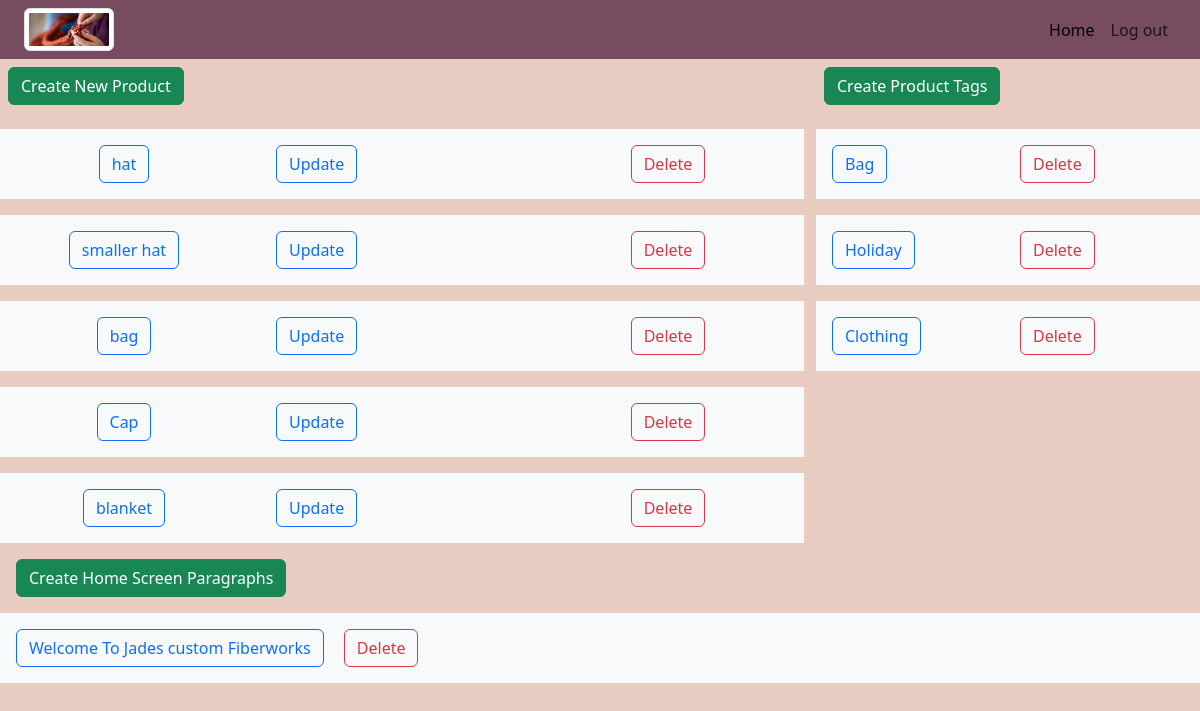
Page /dashboard/ (signed in) on the earlier database version.
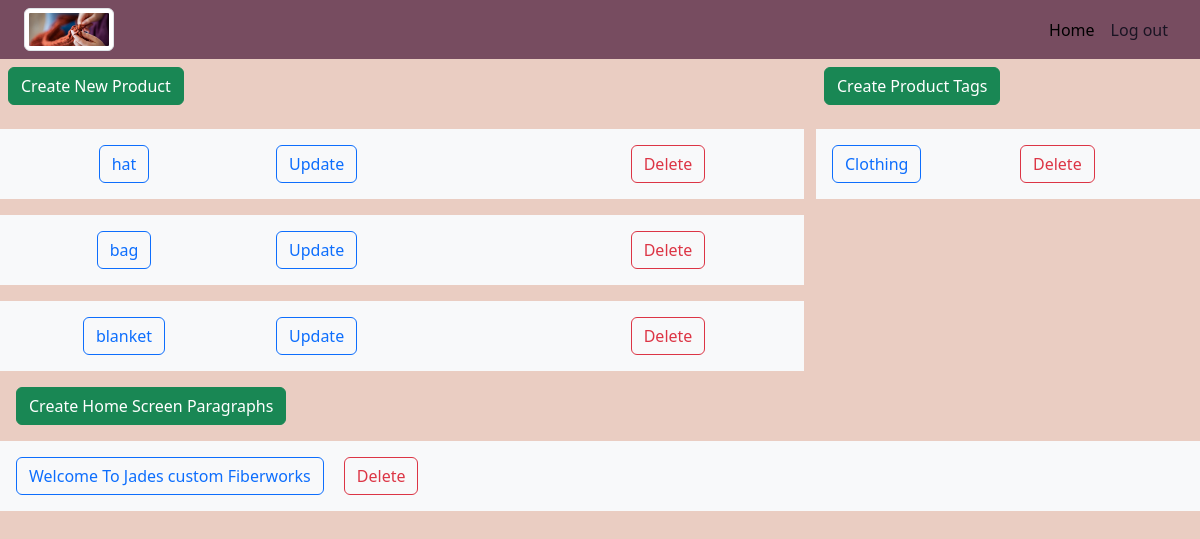
Same page on the later database version.
### fiberworks_app/models.py (models this page shows, shortened)
class Product(models.Model):
    CATEGORY = (
        ('hats', 'hats'),
        ('shawls', 'shawls'),
        ('blankets', 'blankets'),
        ('scarves', 'scarves'),
        ('other', 'other'),
    )
    name = models.CharField(max_length=100)
    price = models.DecimalField(max_digits=5, decimal_places=2)
    description = models.TextField(max_length=2000, blank=True, null=True)
    category = models.CharField(max_length=20, default='hats', choices=CATEGORY)
    tags = models.ManyToManyField(Tag, blank=True)
    image = models.ImageField(upload_to='images/')
    in_stock = models.BooleanField(default=False)
    on_homepage = models.BooleanField(default=False)
    def get_absolute_url(self):
        return reverse("product_details", kwargs={"pk": self.pk})

class Tag(models.Model):
    name = models.CharField(max_length=100)

class Homescreen(models.Model):
    title = models.CharField(max_length=100, blank=True, null=True)
    paragraph = models.TextField(max_length=1000, blank=True, null=True)

### fiberworks_app/views.py (the view)
# urls.py: path('dashboard/', views.dashboard, name='dashboard'),
@login_required(login_url='login')
def dashboard(request):
    products = Product.objects.all()
    tags = Tag.objects.all().distinct()
    homescreen = Homescreen.objects.all()
    return render(request, 'fiberworks_app/dashboard.html', {'products': products, 'tags': tags, 'homescreen': homescreen})

### fiberworks_app/templates/fiberworks_app/dashboard.html (shortened to what this page needs)
{% extends 'fiberworks_app/base_template.html' %}
{% block content %}
  <div class="row">
    <div class="col-md-8">
      <a class="btn btn-success m-2" href="{% url 'create_product' %}">Create New Product</a>
      {% for product in products %}
        <div class="row">
          <div class="col bg-light p-3 text-center">
            <a class="btn btn-outline-primary" href="{{ product.get_absolute_url }}">{{ product.name }}</a>
          </div>
          <div class="col bg-light p-3">
            <a class="btn btn-outline-primary" href="{% url 'update_product' product.pk %}">Update</a>
          </div>
          <div class="col bg-light p-3 text-center">
            <a class="btn btn-outline-danger" href="{% url 'generic_delete' 'product' product.pk %}">Delete</a>
          </div>
        </div>
        {% endfor %}
      </div>
      <div class="col-md-4">
        <a class="btn btn-success m-2" href="{% url 'create_tag' %}">Create Product Tags</a>
        {% for tag in tags %}
        <div class="col bg-light text-bg-light p-3">
          <div class="row">
            <div class="col">
              <a class="btn btn-outline-primary" href="{% url 'update_tag' tag.pk %}">{{ tag.name }}</a>
            </div>
            <div class="col">
              <a class="btn btn-outline-danger" href="{% url 'generic_delete' 'tag' tag.pk %}">Delete</a>
            </div>
          </div>
        </div>
        {% endfor %}
      </div>
    </div>
    <div class="p-2">
      <a class="btn btn-success m-2" href="{% url 'create_home_screen' %}">Create Home Screen Paragraphs</a>
    </div>
    {% for title in homescreen %}
    <div class="row bg-light">
      <div class="col m-2">
        <a class="btn btn-outline-primary m-2" href="{% url 'update_home_screen' title.pk %}">{{ title.title }}</a>
        <a class="btn btn-outline-danger m-2" href="{% url 'generic_delete' 'homescreen' title.pk %}">Delete</a>
      </div>
    </div>
  {% endfor %}
{% endblock %}

### fiberworks_app/templates/fiberworks_app/base_template.html (shortened to what this page needs)
{% load static %}
<!DOCTYPE html>
<html lang="en" >
  <head>
    {% load bootstrap5 %}
    {% bootstrap_css %}
    <link rel="stylesheet" type="text/css" href="{% static 'css/main.css' %}">
  </head>
  <body class="bg-pale-dogwood">
    <div class="container-fluid bg-eggplant">
      <nav class="navbar navbar-expand-sm  ">
        <div class="container-fluid ">
          <img class="img-thumbnail" width="90" height="74" src="{% static 'images/knit.jpg' %}" />
          <div class="collapse navbar-collapse " id="navbarNav">
            <ul class="navbar-nav nav  justify-content-end ms-auto">
              <li class="nav-item">
                <a class="nav-link  bg-eggplant active" aria-current="page" href="{% url 'index' %}">Home</a>
              </li>
              {% if request.user.is_authenticated %}
              <li class="nav-item">
                <a class="nav-link bg-eggplant" href="{% url 'logout' %}">Log out</a>
              </li>
              {% endif %}
            </ul>
          </div>
        </div>
      </nav>
    </div>
    {% block content %}
    {% endblock %}
  </body>
</html>

### static/css/main.css (style rules this page uses)
* { margin: 0; padding: 0; box-sizing: border-box; }
.bg-pale-dogwood { background-color: #eacdc2; }
.bg-eggplant { background-color: #774c60; color: #1a1423; }

Differences in the rows shown:
removed Product: name "smaller hat"
removed Product: name "Cap"
removed Tag: name "Bag"
removed Tag: name "Holiday"
